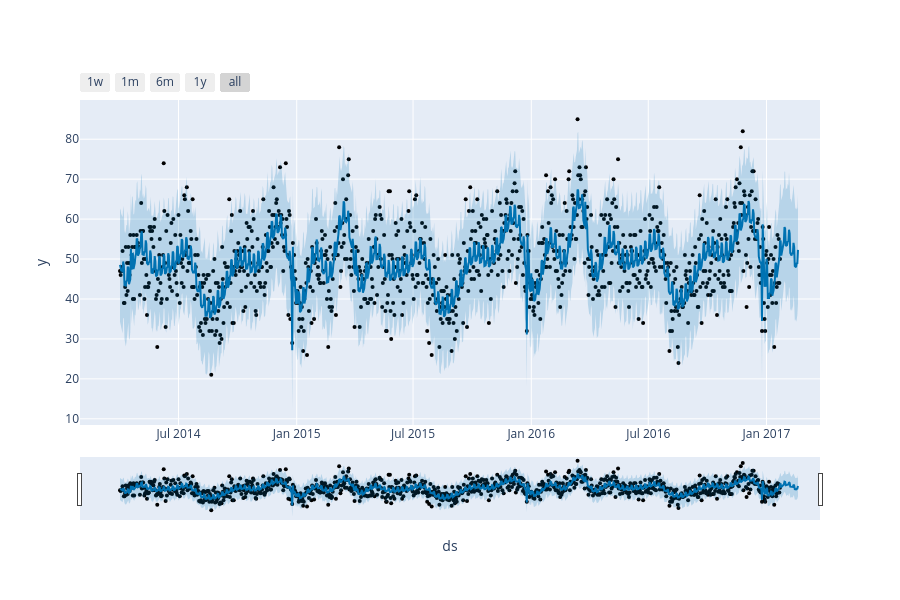

Source (notebook cell):
### Code cell
plot_plotly(prophet_2, proph_pred)

### Figure 1 — Plotly figure (JSON) as saved in the notebook; plotly's stock layout.template omitted (floating-point values rounded to 4 significant figures; data arrays with more than 128 entries replaced by an {"elided": "..."} marker saying what was removed)
{"data": [{"marker": {"color": "black", "size": 4}, "mode": "markers", "name": "Actual", "type": "scatter", "x": {"elided": "1028 str values"}, "y": {"elided": "1028 int values"}}, {"hoverinfo": "skip", "line": {"width": 0}, "mode": "lines", "type": "scatter", "x": {"elided": "1056 str values"}, "y": {"elided": "1056 float values"}}, {"fill": "tonexty", "fillcolor": "rgba(0, 114, 178, 0.2)", "line": {"color": "#0072B2", "width": 2}, "mode": "lines", "name": "Predicted", "type": "scatter", "x": {"elided": "1056 str values"}, "y": {"elided": "1056 float values"}}, {"fill": "tonexty", "fillcolor": "rgba(0, 114, 178, 0.2)", "hoverinfo": "skip", "line": {"width": 0}, "mode": "lines", "type": "scatter", "x": {"elided": "1056 str values"}, "y": {"elided": "1056 float values"}}], "layout": {"height": 600, "showlegend": false, "width": 900, "xaxis": {"rangeselector": {"buttons": [{"count": 7, "label": "1w", "step": "day", "stepmode": "backward"}, {"count": 1, "label": "1m", "step": "month", "stepmode": "backward"}, {"count": 6, "label": "6m", "step": "month", "stepmode": "backward"}, {"count": 1, "label": "1y", "step": "year", "stepmode": "backward"}, {"step": "all"}]}, "rangeslider": {"visible": true}, "title": {"text": "ds"}, "type": "date"}, "yaxis": {"title": {"text": "y"}}}}
